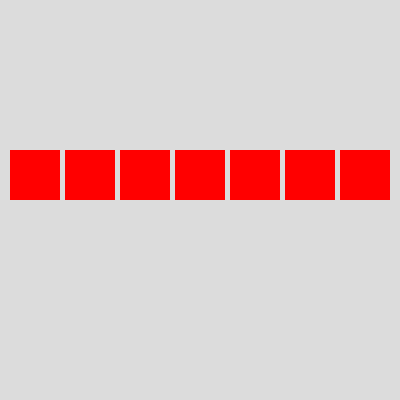
Frame 1 (no input)
Frame 60 (no input): identical to frame 1, image omitted
Frame 120 (the mouse pressed at the canvas centre since frame 60): identical to frame 1, image omitted

The p5.js sketch that drew this single still picture (run headless with seeded random() and noise() and a simulated clock; from frame 60 on, the mouse is pressed at the canvas centre):

// p5.js sketch
// ── sketch.js
var step = 55;

function setup() {
  createCanvas(400, 400);
  background(220);
}

function draw() {

  noStroke();
  fill(255, 0, 0);
  for (var i = 0; i < width-25; i += step) {

    rect(10+i, 150, 50, 50);
  }
}
